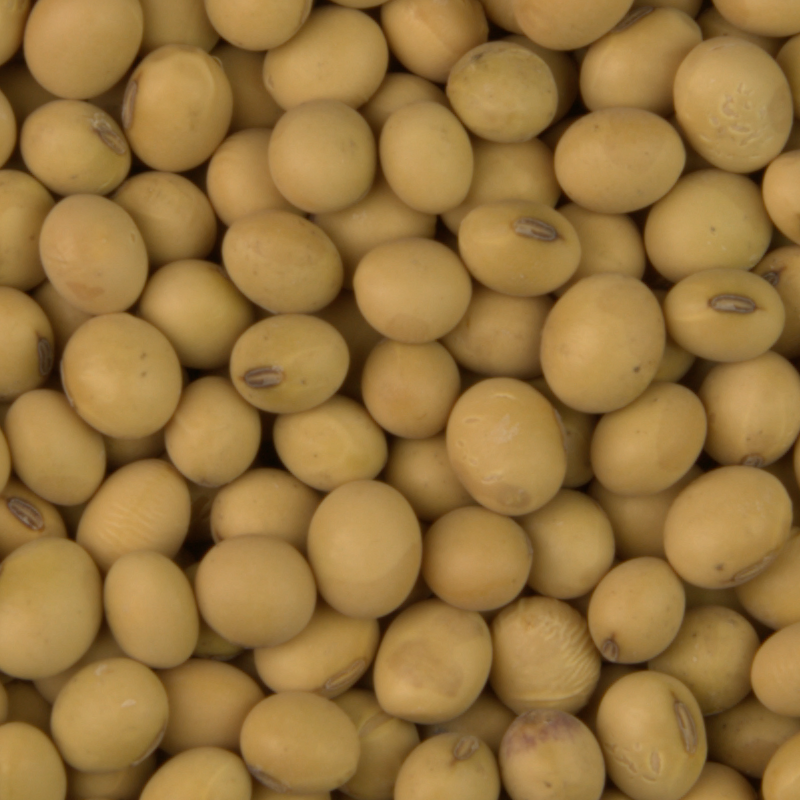
#> input picture whitepeas1.png, 800 x 800 px
$ python -i project.py   (imports and definitions only)   (Python 2 division)   (older library calls are emulated)
#> lines starting #> are read from the running program, lines starting #| are printed output that depends on the picture; after the words box and inside, x2 and y2 are one past the last pixel; in counts of white or black regions, pixels touching at a corner belong together
import glob
import urllib

import matplotlib.pyplot as plt
import numpy as np
from scipy import misc
from skimage import feature, img_as_float, color
from skimage.filters import roberts, sobel, threshold_otsu, threshold_adaptive
from sklearn import tree, neural_network, neighbors, metrics
from sklearn.datasets.base import load_data
from sklearn.decomposition import FastICA as ICA
from sklearn.decomposition.pca import PCA

RANDOM_SEED = 37219857

# [197 lines left out: functions retrieve_images_from_web, edge_detection, get_dataset_from_local_storage, split_dataset, decision_tree, neural_net and 5 more, not called in this run]


def canny_edge_detection(im, sigma=1.0):
    """
    Get edge detection from input image using global thresholding
    :param im: rgb image
    :return: edge detection from rgb image
    """
#> called with sigma = 1
    im_greyscale = img_as_float(color.rgb2gray(im))
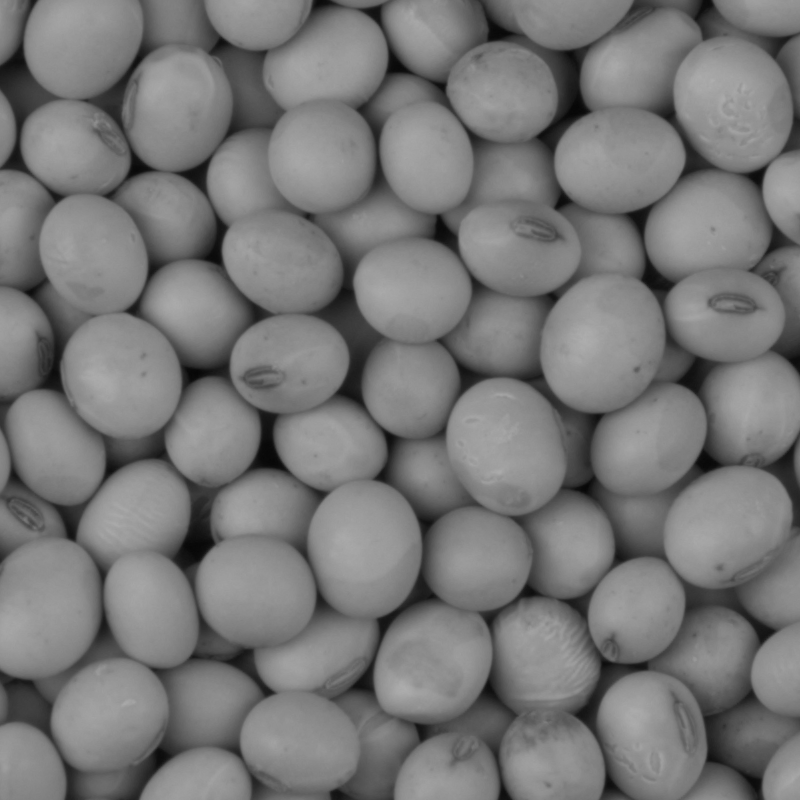
#> im_greyscale: shape (800, 800) float64; min 0.024, max 0.684, mean 0.469
    global_thresh = threshold_otsu(im_greyscale)
#> global_thresh = 0.404
    binary_global = im_greyscale > global_thresh
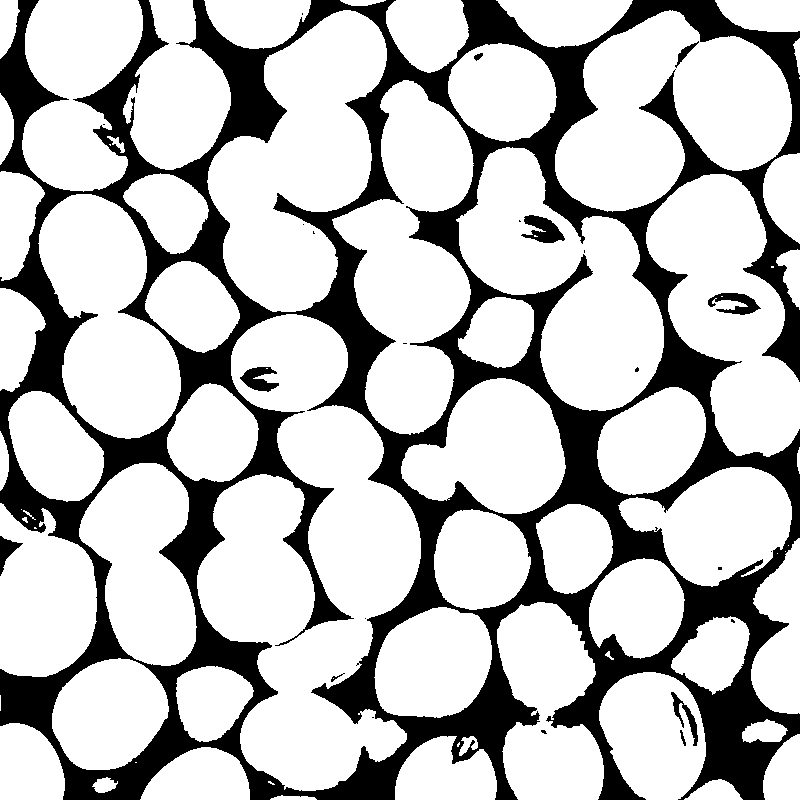
#> binary_global: shape (800, 800) bool; 74.5% white; 24 black regions (14 under 20 px), largest, box (x1, y1, x2, y2) and area: (0, 0, 800, 800) 160054, (521, 215, 565, 243) 692, (708, 293, 761, 315) 592
    return feature.canny(binary_global, sigma)
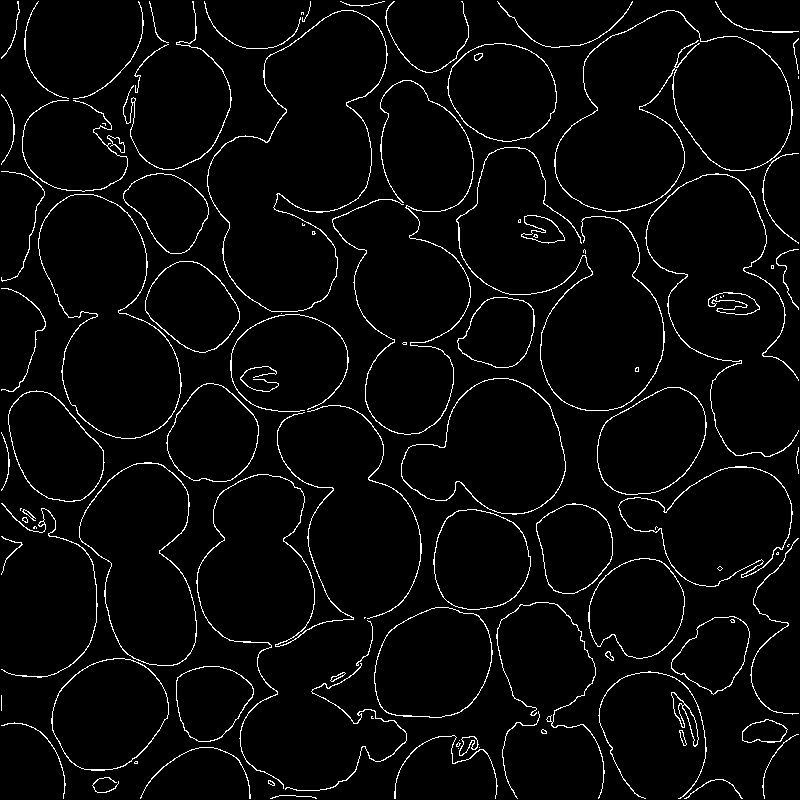
#> returned value: shape (800, 800) bool; 3.6% white in thin lines or dots


# [69 lines left out: functions roberts_edge_detection, preprocessing, convert_to_npy, run_experiment, save_images_to_npy, load_npy_file, not called in this run]

# [14 lines not run here, left out]

>>> import cv2
>>> picture = cv2.cvtColor(cv2.imread('whitepeas1.png'), cv2.COLOR_BGR2RGB)
>>> result = canny_edge_detection(picture)
